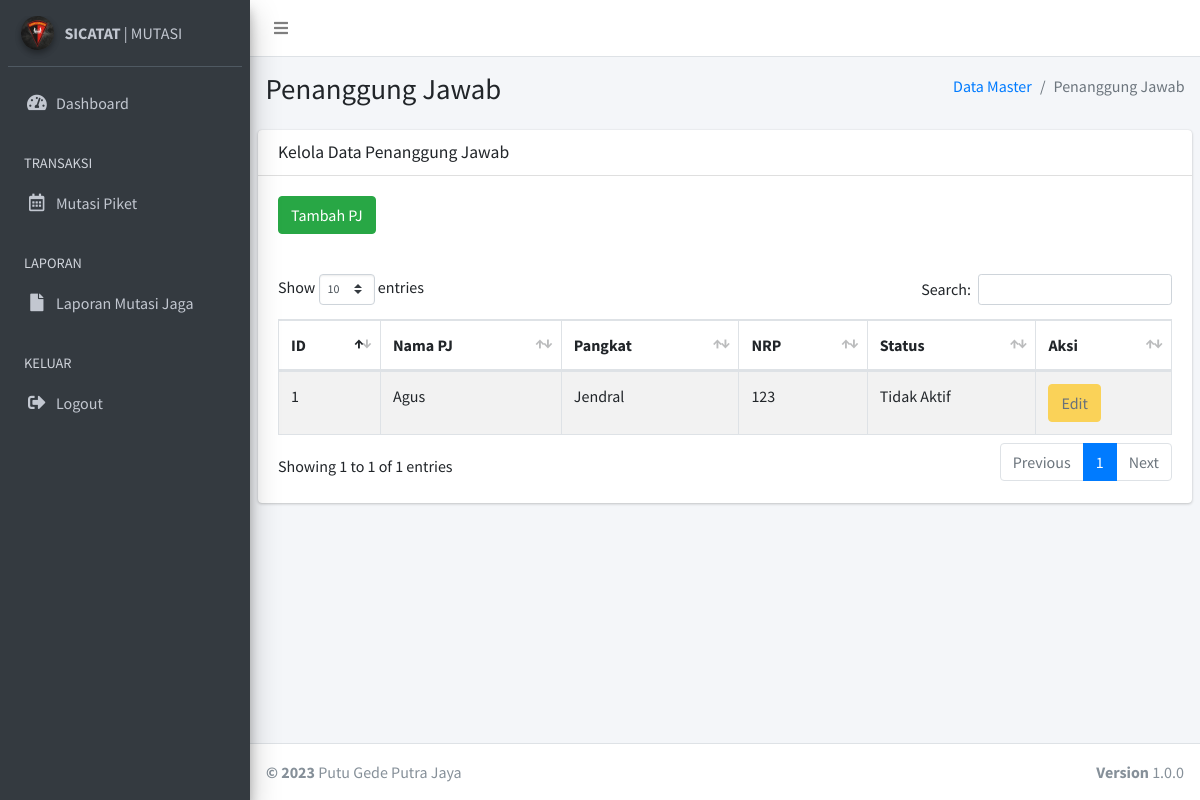
Screenshot of /pj.php (signed in) with the database file from the repository.
### tables this page shows
CREATE TABLE `setting` (
  `id_setting` int(11) NOT NULL,
  `perwira_penanggung_jawab` varchar(1024) DEFAULT NULL,
  `pangkat_pj` varchar(1024) DEFAULT NULL,
  `nrp_pj` int(11) DEFAULT NULL,
  `status_pj` smallint(6) DEFAULT NULL
);

### pj.php (the view, shortened to what this page needs)
<?php
    include "koneksi.php";
      $level = $_SESSION['level'];
?>
<!DOCTYPE html>
<html>
<head>
  <link rel="stylesheet" href="plugins/fontawesome-free/css/all.min.css">
  <link rel="stylesheet" href="https://code.ionicframework.com/ionicons/2.0.1/css/ionicons.min.css">
  <link rel="stylesheet" href="plugins/datatables-bs4/css/dataTables.bootstrap4.css">
  <link rel="stylesheet" href="dist/css/adminlte.min.css">
</head>
<body class="hold-transition sidebar-mini">
<div class="wrapper">
  <nav class="main-header navbar navbar-expand navbar-white navbar-light">
    <ul class="navbar-nav">
      <li class="nav-item">
        <a class="nav-link" data-widget="pushmenu" href="#"><i class="fas fa-bars"></i></a>
      </li>
    </ul>
  </nav>
  <aside class="main-sidebar sidebar-dark-primary elevation-4">
    <div class="sidebar">
      <div class="user-panel mt-3 pb-3 mb-3 d-flex">
        <div class="image">
        <img src="dist/img/korps.jpeg" class="img-circle elevation-2" alt="User Image">
        </div>
        <div class="info">
        <a href="#" class="d-block"><strong>SICATAT</strong> | MUTASI</a>
        </div>
      </div>
      <nav class="mt-2">
        <ul class="nav nav-pills nav-sidebar flex-column" data-widget="treeview" role="menu" data-accordion="false">
          <li class="nav-item">
            <a href="dashboard.php" class="nav-link">
              <i class="nav-icon fas fa-tachometer-alt"></i>
              <p>
                Dashboard
              </p>
            </a>
          </li>
          <?php
          if ($level == "admin") {
            ?>
          <li class="nav-item has-treeview menu-open">
            <a href="#" class="nav-link active">
              <i class="nav-icon fas fa-table"></i>
              <p>
                Data Master
                <i class="fas fa-angle-left right"></i>
              </p>
            </a>
            <ul class="nav nav-treeview">
              <li class="nav-item">
                <a href="user.php" class="nav-link">
                  <i class="far fa-circle nav-icon"></i>
                  <p>Data User</p>
                </a>
              </li>
              <li class="nav-item">
                <a href="personil.php" class="nav-link">
                  <i class="far fa-circle nav-icon"></i>
                  <p>Data Personil</p>
                </a>
              </li>
              <li class="nav-item">
                <a href="barang.php" class="nav-link">
                  <i class="far fa-circle nav-icon"></i>
                  <p>Data Barang</p>
                </a>
              </li>
              <li class="nav-item">
                <a href="pj.php" class="nav-link active">
                  <i class="far fa-circle nav-icon"></i>
                  <p>Penanggung Jawab</p>
                </a>
              </li>
            </ul>
          </li>
          <li class="nav-header">TRANSAKSI</li>
          <li class="nav-item">
            <a href="trx_mutasijaga.php" class="nav-link">
              <i class="nav-icon far fa-calendar-alt"></i>
              <p>
                Mutasi Piket
              </p>
            </a>
          </li>
          <?php
            } else {
              ?>
               <li class="nav-header">TRANSAKSI</li>
          <li class="nav-item">
            <a href="trx_mutasijaga.php" class="nav-link">
              <i class="nav-icon far fa-calendar-alt"></i>
              <p>
                Mutasi Piket
              </p>
            </a>
          </li>
              <?php
            }
            ?>
          <li class="nav-header">LAPORAN</li>
          <li class="nav-item">
            <a href="laporan.php" class="nav-link">
              <i class="nav-icon fas fa-file"></i>
              <p>Laporan Mutasi Jaga</p>
            </a>
          </li>
          <li class="nav-header">KELUAR</li>
          <li class="nav-item">
            <a href="./action/logout.php" class="nav-link">
              <i class="nav-icon fas fa-sign-out-alt"></i>
              <p>Logout</p>
            </a>
          </li>
        </ul>
      </nav>
    </div>
  </aside>
  <div class="content-wrapper">
    <section class="content-header">
      <div class="container-fluid">
        <div class="row mb-2">
          <div class="col-sm-6">
            <h1>Penanggung Jawab</h1>
          </div>
          <div class="col-sm-6">
            <ol class="breadcrumb float-sm-right">
              <li class="breadcrumb-item"><a href="#">Data Master</a></li>
              <li class="breadcrumb-item active">Penanggung Jawab</li>
            </ol>
          </div>
        </div>
      </div>
    </section>
    <section class="content">
      <div class="row">
        <div class="col-12">
          <div class="card">
            <div class="card-header">
              <h3 class="card-title">Kelola Data Penanggung Jawab</h3>
            </div>
            <div class="card-body">
              <div class="button-table">
                <a href="#" type="button" class="btn btn-success btn-md" data-toggle="modal" data-target="#myModal">Tambah PJ</a>
              </div>
            </div>
            <div class="card-body">
              <table id="example1" class="table table-bordered table-striped">
                <thead>
                <tr>
                  <th>ID</th>
                  <th>Nama PJ</th>
                  <th>Pangkat</th>
                  <th>NRP</th>
                  <th>Status</th>
                  <th>Aksi</th>
                </tr>
                </thead>
                <tbody>
          <?php
          $query = mysqli_query($conn,"SELECT * FROM setting");
          while ($data = mysqli_fetch_assoc($query))
          {
          ?>
            <tr>
              <td><?php echo $data['id_setting']; ?></td>
              <td><?php echo $data['perwira_penanggung_jawab']; ?></td>
              <td><?php echo $data['pangkat_pj']; ?></td>
              <td><?php echo $data['nrp_pj']; ?></td>
                <?php
                  if ($data['status_pj']==1){
                    echo "<td>Aktif</td>";
                  }else{
                    echo "<td>Tidak Aktif</td>";
                  }
                ?>
              <td>
               <a href="#" type="button" class="btn btn-md <?php echo ($data['status_pj'] == '0') ? 'btn-warning disabled' : 'btn-success'; ?>"  data-toggle="modal" data-target="#myModal<?php echo $data['id_setting']; ?>">Edit</a>
              </td>
            </tr>
          <?php
          }
          ?>
        </tbody>
        </table>
            </div>
          </div>
        </div>
      </div>
    </section>
        </div>
  <footer class="main-footer">
    <div class="float-right d-none d-sm-block">
      <b>Version</b> 1.0.0
    </div>
    <strong>&copy; 2023</strong> Putu Gede Putra Jaya
  </footer>
</div>
</body>
</html>

### rows the page displays
setting: id_setting "1", perwira_penanggung_jawab "Agus", pangkat_pj "Jendral", nrp_pj "123", status_pj "Tidak Aktif"
